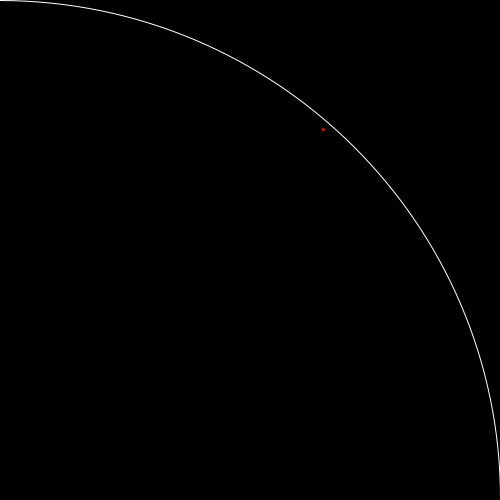
Frame 1 (no input)
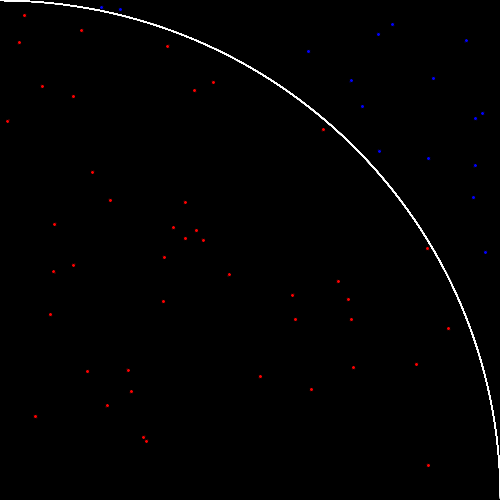
Frame 60 (the mouse pressed at the canvas centre just before this capture)
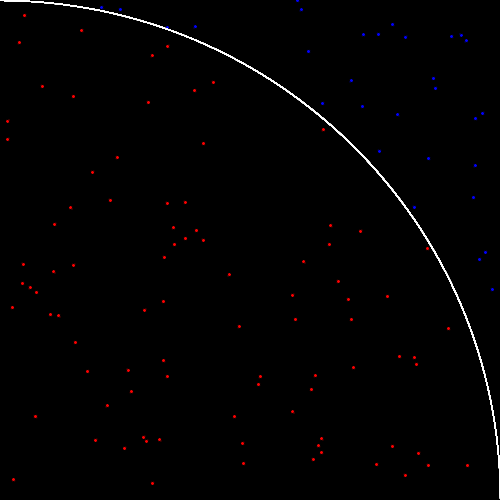
Frame 120 (the mouse held since frame 60 and released just before this capture)

The Processing sketch that drew these frames (run headless with seeded random() and noise(); from frame 60 on, the mouse is pressed at the canvas centre):

// Processing sketch: ex4_pi_1
// ── ex4_pi_1.pde
int insidecount = 0;
int totalCount = 0;
float x, y;
void setup() {
  size(500,500);
  background(0);
}
void draw() {
    x = random(width);
    y = random(height);
    stroke(0);
    if (dist(0,height,x, y) <= width) {
      insidecount++;
      fill(255, 0, 0);
    } else {
      fill(0, 0, 255);
  }
    ellipse(x, y, 4, 4); 
    totalCount++;
  noFill();
  stroke(255, 255, 255);
  arc(0, height, width * 2, height * 2,    TWO_PI-PI/2, TWO_PI);
    println(4.0*insidecount/totalCount);
}
